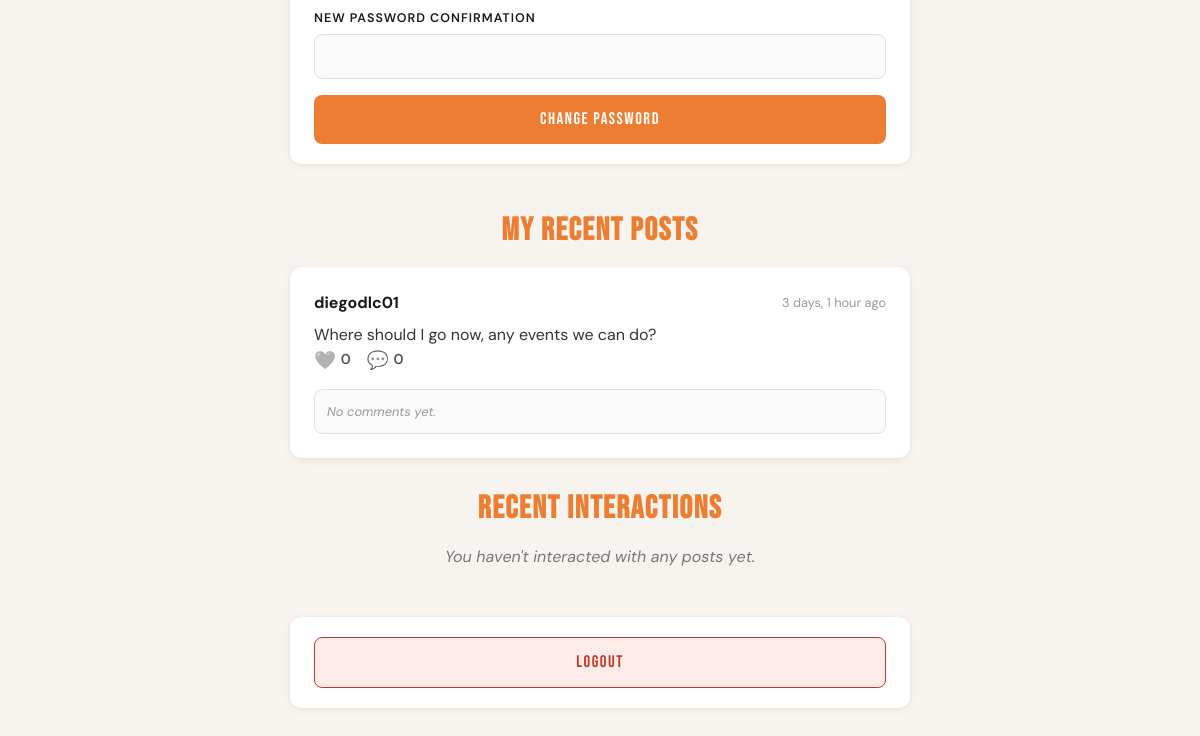
The page /account/ (signed in, lower part) on the database as committed earlier.
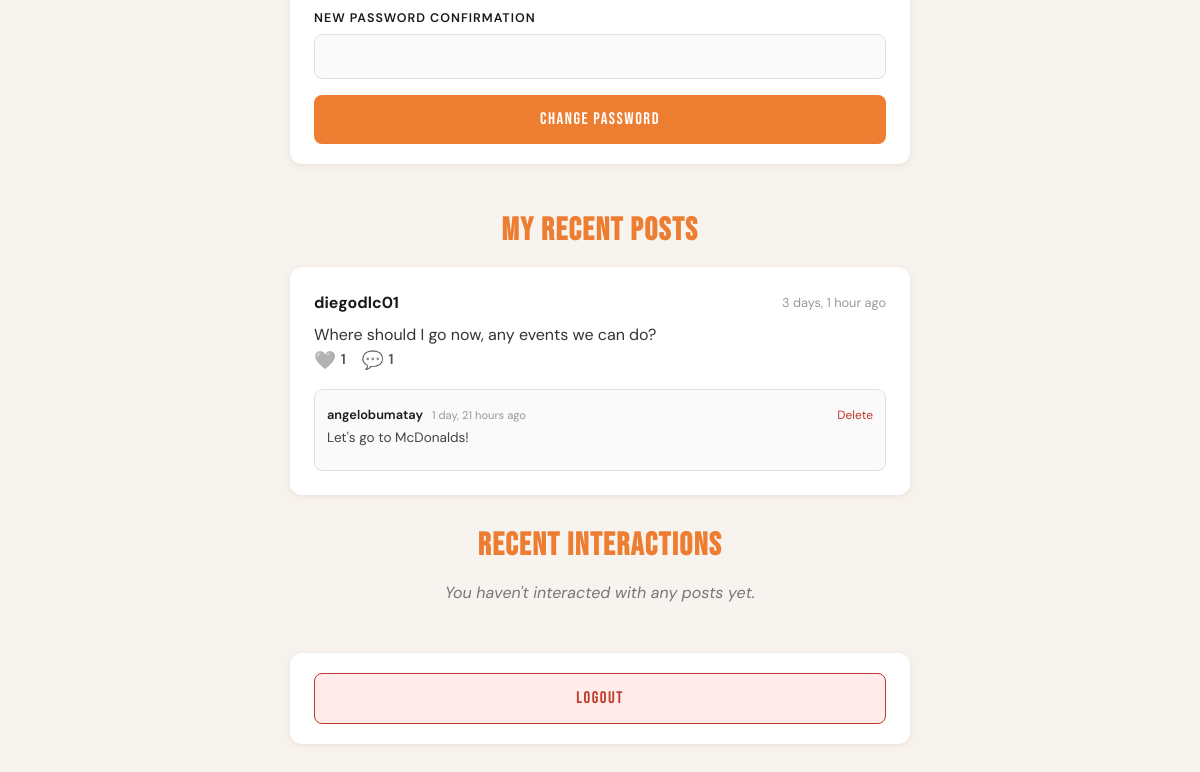
The same page on the database as committed later.
### vaqueroconnect/models.py (models this page shows, shortened)
class Post(models.Model):
    author = models.ForeignKey(User, on_delete=models.CASCADE)
    content = models.CharField(max_length=160)
    created_at = models.DateTimeField(auto_now_add=True)
    likes = models.ManyToManyField(User, related_name='liked_posts', blank=True)
    def total_likes(self):
        return self.likes.count()
    class Meta:
        ordering = ['-created_at']  # Newest posts first

class Comment(models.Model):
    post = models.ForeignKey(Post, related_name='comments', on_delete=models.CASCADE)
    author = models.ForeignKey(User, on_delete=models.CASCADE)
    body = models.CharField(max_length=255)
    created_at = models.DateTimeField(auto_now_add=True)
    class Meta:
        ordering = ['created_at']

### vaqueroconnect/views.py (the view, shortened to what this page needs)
# urls.py: path("account/", views.account, name="account"),
@login_required
def account(request):
    profile, _ = Profile.objects.get_or_create(user=request.user)
    password_form = PasswordChangeForm(request.user)
    my_posts = Post.objects.filter(author=request.user)
    commented_posts = Post.objects.filter(comments__author=request.user).distinct()
    return render(request, 'account.html', {
        'password_form': password_form,
        'profile': profile,
        'my_posts': my_posts,
        'commented_posts': commented_posts
    })

### templates/account.html (shortened to what this page needs)
{% extends 'base.html' %}
{% load static %}
{% block content %}
<div class="account-wrapper">
  <div class="account-inner">
    <div class="section-card">
      <div class="section-body">
        <form method="POST">
          {% for field in password_form %}
            <div class="field-group">
              <label>{{ field.label }}</label>
              {{ field }}
            </div>
          {% endfor %}
          <button type="submit" class="btn-save">Change Password</button>
        </form>
      </div>
    </div>
    <h1 class="text-center" style="font-family: 'Bebas Neue', sans-serif; font-size: 2rem; color: var(--utrgv-orange); margin-top: 3rem; margin-bottom: 1rem; letter-spacing: 1.5px;">My Recent Posts</h1>
    {% if my_posts %}
        {% for post in my_posts %}
            <div class="section-card" style="padding: 1.5rem;">
                <div class="d-flex justify-content-between align-items-center mb-2">
                    <span class="fw-bold" style="color: #1a1a1a; font-weight: bold;">{{ post.author.username }}</span>
                    <small style="color: #999; font-size: 0.8rem; float: right;">{{ post.created_at|timesince }} ago</small>
                </div>
                <p class="mb-0" style="color: #333; margin-top: 0.5rem; margin-bottom: 1rem;">{{ post.content }}</p>
                <div style="display: flex; align-items: center; gap: 1rem; margin-bottom: 0.5rem;">
                    <form method="POST" action="{% url 'like_post' post.id %}" style="margin: 0;">
                        <button type="submit" style="background: none; border: none; padding: 0; cursor: pointer; display: flex; align-items: center; gap: 0.3rem;">
                            {% if user in post.likes.all %}
                                <span style="font-size: 1.1rem; color: #ed7d31;">❤️</span>
                            {% else %}
                                <span style="font-size: 1.1rem; filter: grayscale(100%); opacity: 0.5;">❤️</span>
                            {% endif %}
                            <span style="font-size: 0.9rem; color: #555; font-weight: 600;">{{ post.total_likes }}</span>
                        </button>
                    </form>
                    <div style="display: flex; align-items: center; gap: 0.3rem;">
                        <span style="font-size: 1.1rem; opacity: 0.7;">💬</span>
                        <span style="font-size: 0.9rem; color: #555; font-weight: 600;">{{ post.comments.count }}</span>
                    </div>
                </div>
                <div style="background: #fafafa; border-radius: 8px; padding: 0.75rem; margin-top: 1rem; border: 1px solid #e8e0d8;">
                    <div style="max-height: 150px; overflow-y: auto;">
                        {% for comment in post.comments.all %}
                            <div style="margin-bottom: 0.6rem; display: flex; justify-content: space-between; align-items: flex-start; gap: 1rem;">
                                <div>
                                    <span style="font-weight: 600; font-size: 0.8rem; color: #1a1a1a;">{{ comment.author.username }}</span>
                                    <span style="font-size: 0.7rem; color: #999; margin-left: 0.3rem;">{{ comment.created_at|timesince }} ago</span>
                                    <p style="margin: 0.1rem 0 0; font-size: 0.85rem; color: #444;">{{ comment.body }}</p>
                                </div>
                                {% if user == comment.author or user == post.author %}
                                    <form method="POST" action="{% url 'delete_comment' comment.id %}" style="margin: 0;">
                                        <button type="submit" onclick="return confirm('Delete this comment?')" style="background: none; border: none; color: #c0392b; font-size: 0.75rem; cursor: pointer; padding: 0;">Delete</button>
                                    </form>
                                {% endif %}
                            </div>
                        {% empty %}
                            <p style="font-size: 0.8rem; color: #999; margin: 0; font-style: italic;">No comments yet.</p>
                        {% endfor %}
                    </div>
                </div>
            </div>
        {% endfor %}
    {% else %}
        <div class="text-center" style="margin-bottom: 2rem;">
            <p style="color: var(--muted); font-style: italic;">You haven't posted anything yet!</p>
        </div>
    {% endif %}
    <h1 class="text-center" style="font-family: 'Bebas Neue', sans-serif; font-size: 2rem; color: var(--utrgv-orange); margin-top: 2rem; margin-bottom: 1rem; letter-spacing: 1.5px;">Recent Interactions</h1>
    {% if commented_posts %}
        {% for post in commented_posts %}
            <div class="section-card" style="padding: 1.5rem;">
                <div class="d-flex justify-content-between align-items-center mb-2">
                    <span class="fw-bold" style="color: #1a1a1a; font-weight: bold;">{{ post.author.username }}</span>
                    <small style="color: #999; font-size: 0.8rem; float: right;">{{ post.created_at|timesince }} ago</small>
                </div>
                <p class="mb-0" style="color: #333; margin-top: 0.5rem; margin-bottom: 1rem;">{{ post.content }}</p>
                <div style="display: flex; align-items: center; gap: 1rem; margin-bottom: 0.5rem;">
                    <form method="POST" action="{% url 'like_post' post.id %}" style="margin: 0;">
                        {% csrf_token %}
                        <button type="submit" style="background: none; border: none; padding: 0; cursor: pointer; display: flex; align-items: center; gap: 0.3rem;">
                            {% if user in post.likes.all %}
                                <span style="font-size: 1.1rem; color: #ed7d31;">❤️</span>
                            {% else %}
                                <span style="font-size: 1.1rem; filter: grayscale(100%); opacity: 0.5;">❤️</span>
                            {% endif %}
                            <span style="font-size: 0.9rem; color: #555; font-weight: 600;">{{ post.total_likes }}</span>
                        </button>
                    </form>
                    <div style="display: flex; align-items: center; gap: 0.3rem;">
                        <span style="font-size: 1.1rem; opacity: 0.7;">💬</span>
                        <span style="font-size: 0.9rem; color: #555; font-weight: 600;">{{ post.comments.count }}</span>
                    </div>
                </div>
            </div>
        {% endfor %}
    {% else %}
        <div class="text-center" style="margin-bottom: 2rem;">
            <p style="color: var(--muted); font-style: italic;">You haven't interacted with any posts yet.</p>
        </div>
    {% endif %}
    <div class="section-card" style="margin-top: 3rem;">
      <div class="section-body">
        <form method="POST" action="{% url 'logout' %}">
          <button type="submit" class="btn-logout">Logout</button>
        </form>
      </div>
    </div>
  </div>
</div>
{% endblock %}

### templates/base.html (shortened to what this page needs)
{% load static %}
<!DOCTYPE html>
<html lang="en">
<head>
    <link href="https://cdn.jsdelivr.net/npm/bootstrap@5.3.3/dist/css/bootstrap.min.css" rel="stylesheet">
    <link rel="stylesheet" href="{% static 'css/style.css' %}">
</head>
<body>
    {% block content %}
    {% endblock %}
</body>
</html>

### static/css/style.css (style rules this page uses)
body { margin: 0; background-color: #FF9248; font-family: Cambria, Cochin, Georgia, Times, 'Times New Roman', serif; }
h1 { color: white; text-align: center; font-weight: bold; }

### templates/account.html (style rules this page uses)
:root { --utrgv-orange: #ed7d31; --utrgv-orange-dark: #c9621a; --utrgv-orange-light: #fef0e6; --dark: #1a1a1a; --muted: #777; --border: #e8e0d8; }
.account-wrapper { min-height: calc(100vh - 56px); background: #f7f3ef; font-family: 'DM Sans', sans-serif; padding: 2rem 1rem; }
.account-inner { max-width: 620px; margin: 0 auto; }
.section-card { background: #fff; border-radius: 12px; box-shadow: 0 2px 12px rgba(237,125,49,0.07), 0 1px 4px rgba(0,0,0,0.05); overflow: hidden; margin-bottom: 1.25rem; }
.section-body { padding: 1.25rem 1.5rem; }
.field-group { margin-bottom: 1rem; }
.field-group label { display: block; font-size: 0.78rem; font-weight: 600; text-transform: uppercase; letter-spacing: 0.08em; color: var(--dark); margin-bottom: 0.4rem; }
.field-group input, .field-group textarea { width: 100%; padding: 0.65rem 1rem; border: 1.5px solid var(--border); border-radius: 8px; font-family: 'DM Sans', sans-serif; font-size: 0.92rem; color: var(--dark); background: #fafafa; transition: border-color 0.2s, box-shadow 0.2s; outline: none; box-sizing: border-box; }
.btn-save { width: 100%; padding: 0.75rem; background: var(--utrgv-orange); color: #fff; border: none; border-radius: 8px; font-family: 'Bebas Neue', sans-serif; font-size: 1.05rem; letter-spacing: 1.5px; cursor: pointer; transition: background 0.2s, transform 0.1s; }
.btn-logout { width: 100%; padding: 0.75rem; background: #fdecea; color: #c0392b; border: 1.5px solid #c0392b; border-radius: 8px; font-family: 'Bebas Neue', sans-serif; font-size: 1.05rem; letter-spacing: 1.5px; cursor: pointer; transition: background 0.2s; }

Rows that differ between the two databases and show on the page:
shown differently, row unchanged: Post "Where should I go now, any events we can do?": total_likes "0" → "1"; comments.count "0" → "1"; no longer shows "No comments yet."
added Comment: author.username "angelobumatay", created_at "1 day, 21 hours", body "Let's go to McDonalds!", shows "Delete"
